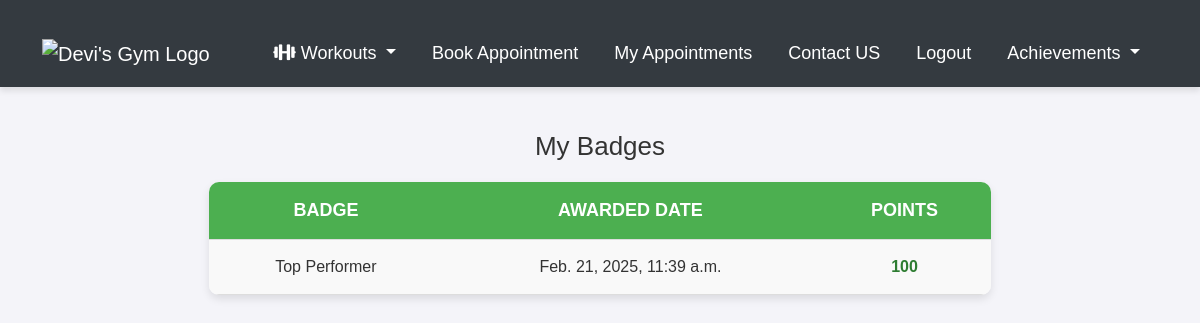
Page /my-badges/ (signed in) on the committed database.
### appointments/models.py (models this page shows, shortened)
class Badge(models.Model):
    BADGE_TYPES = [
        ('Course Completion', 'Course Completion'),
        ('Top Performer', 'Top Performer'),
        ('Consistency Award', 'Consistency Award'),
    ]
    POINTS_MAPPING = {
        'Course Completion': 50,
        'Top Performer': 100,
        'Consistency Award': 75,
    }
    user = models.ForeignKey(User, on_delete=models.CASCADE)
    badge_type = models.CharField(max_length=50, choices=BADGE_TYPES)
    awarded_date = models.DateTimeField(auto_now_add=True)
    points = models.IntegerField(default=0)  # New field for points

### appointments/views.py (the view)
# urls.py: path('my-badges/', my_badges, name='my_badges'),
@login_required
def my_badges(request):
    badges = Badge.objects.filter(user=request.user)
    return render(request, 'appointments/my_badges.html', {'badges': badges})

### appointments/templates/appointments/my_badges.html (shortened to what this page needs)
{% extends 'appointments/base.html' %}
{% block content %}
<h2>My Badges</h2>
<table>
    <tr>
        <th>Badge</th>
        <th>Awarded Date</th>
        <th>Points</th>
    </tr>
    {% for badge in badges %}
    <tr>
        <td>{{ badge.badge_type }}</td>
        <td>{{ badge.awarded_date|date:"M. d, Y, g:i a" }}</td>
        <td>{{ badge.points }}</td>
    </tr>
    {% endfor %}
</table>
{% endblock %}

### appointments/templates/appointments/base.html (style rules this page uses)
body { font-family: 'Arial', sans-serif; background-color: #f4f4f9; color: #333; }

### appointments/templates/appointments/my_badges.html (style rules this page uses)
h2 { text-align: center; font-size: 26px; color: #333; margin-bottom: 20px; }
table { width: 70%; margin: 20px auto; border-collapse: collapse; background: #fff; box-shadow: 0 4px 8px rgba(0, 0, 0, 0.1); border-radius: 10px; overflow: hidden; }
th, td { padding: 15px; text-align: center; border-bottom: 1px solid #ddd; }
th { background: #4CAF50; color: white; font-size: 18px; text-transform: uppercase; }
td { font-size: 16px; color: #333; }
tr:nth-child(even) { background: #f9f9f9; }
td:last-child { font-weight: bold; color: #2e7d32; }

### rows in the picture
Badge: badge_type "Top Performer", awarded_date "Feb. 21, 2025, 11:39 a.m.", points "100"
